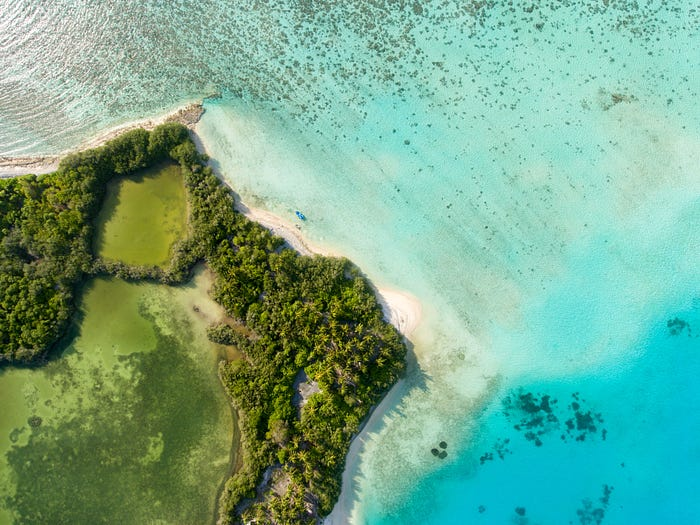
#> input picture images/beach_img.jpg, 700 x 525 px
$ jupyter execute --allow-errors lab01-2_clustering_solutions_YOURSMITHLOGIN.ipynb
#> lines starting #> are read from the running program, lines starting #| are printed output that depends on the picture
# Lab 01-2 - $k$-means clustering

**Directions**:
* Record your responses to all embedded questions in this Jupyter Notebook
* In the top-right corner of the notebook, click **Select Kernel**. Choose **Python Environments...**, then select the Anaconda `base` environment (it should be listed automatically since Anaconda was installed in Step 2).
* Run the first code cell (click the ▶ play button to its left, or press `Shift+Enter`). VS Code may prompt you to install the `ipykernel` package the first time — click **Install** and wait for it to finish.
* Continue running cells top to bottom with `Shift+Enter` to work through the lab.
* You can add code and markdown cells just like you would for `.Rmd` and `.qmd` files by clicking the appropriate button in the menu above.

[cell 1]
import numpy as np
import matplotlib.pyplot as plt

## Part 1 - $k$-means clustering

$k$-means clustering, along with many other machine learning tools that we'll make extensive use of, is implemented in the `sklearn` or "scikit-learn" library:

[cell 2]
import sklearn
from sklearn.cluster import KMeans # Import k-means function
import warnings
warnings.filterwarnings("ignore") ## We will turn off warnings since k-means will warn about future changes

This portion of the lab will explore $k$-means clustering and related concepts on two simulated data sets that exhibit very different patterns:

[cell 3]
## Datasets module
from sklearn import datasets

## Dataset #1 - "moons"
moons = datasets.make_moons(n_samples=500, noise=0.11, random_state=8)
moons_X = moons[0]         # features to use in clustering
moons_labels = moons[1]    # true cluster identities

## Visualization
plt.scatter(moons_X[:,0], moons_X[:,1], c =moons_labels)
plt.show()
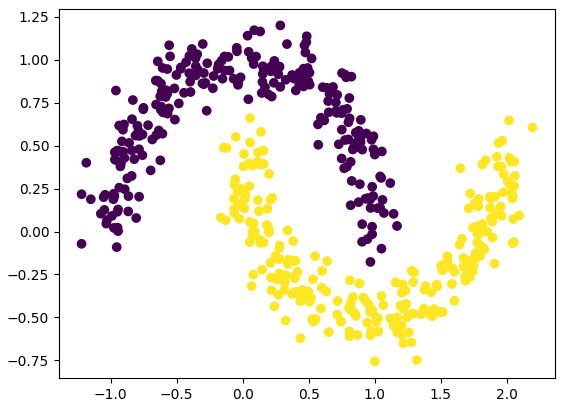
#> figure drawn by matplotlib, 1 panel

[cell 4]
## Dataset #2 - "blobs"
blobs = datasets.make_blobs(n_samples=500, cluster_std=2, random_state=8)
blobs_X = blobs[0]         # features to use in clustering
blobs_labels = blobs[1]    # true cluster identities

plt.scatter(blobs_X[:,0], blobs_X[:,1], c = blobs_labels)
plt.show()
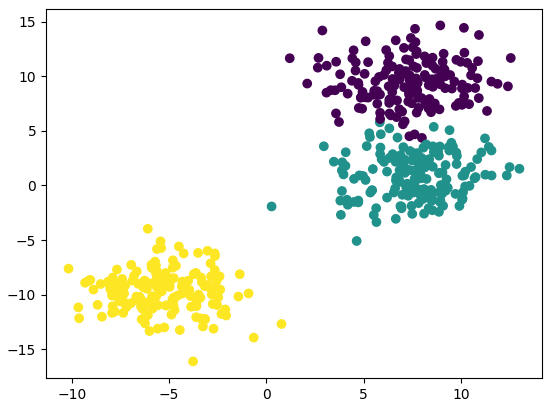
#> figure drawn by matplotlib, 1 panel

### Preprocessing

In most applications the data you receive are not immediately ready to be input directly into machine learning algorithms. Instead, additional steps known as *preprocessing* are typically applied before machine algorithms are used.

Because $k$-means clustering relies upon distances between data-points and cluster prototypes, the unit scale of each feature is influential.

- Humans know that heights of 70 inches vs. 58 inches (12 inches apart) and 6 ft vs. 5 (1 foot apart) are equally far from each other
- In the $k$-means algorithm, without standardization, a variable expressed in inches will exert more influence than an identical variable expressed in feet.
- An easy way to equalize the influence of features with different scales is to standardize them via the `StandardScaler()` function in `sklearn`, which applies a $Z$-score transformation to each feature:

[cell 5]
from sklearn.preprocessing import StandardScaler
moons_XS = StandardScaler().fit_transform(moons_X) # use the fit_transform method of a newly instantiated StandardScaler object

## Plot the standardized features, notice the subtle change in the x/y axes
plt.scatter(moons_XS[:,0], moons_XS[:,1], c =moons_labels)
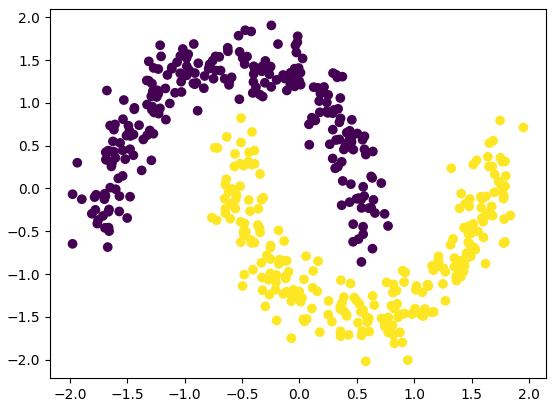
#> figure drawn by matplotlib, 1 panel

### Choosing $k$

The $k$-means algorithm requires $k$ be pre-specified. A simple strategy to help select an appropriate number of clusters is to search over a range of possible values of $k$ to find the point where the rate of improvement in the clustering objective function begins to diminish. You should note that the objective function will always improve as $k$ increases, so we are not looking for a minimum. Instead, we are looking for an inflection point or "elbow" in the curve produced by the loop given below.

Also note that since the initial location of the $k$ cluster centers are random, we set `random_state=8` random number generator seed value for reproducible randomness.

[cell 6]
## Loop through choices of k ranging from 2 to 10
scores = []
for k in range(2, 11):
    kmeans = KMeans(n_clusters=k, random_state=8)
    kmeans.fit(moons_XS)
    scores.append(kmeans.inertia_)

## Visualize
plt.plot(range(2, 11), scores, marker='o')
plt.xlabel("k")
plt.ylabel("Objective")
plt.show()
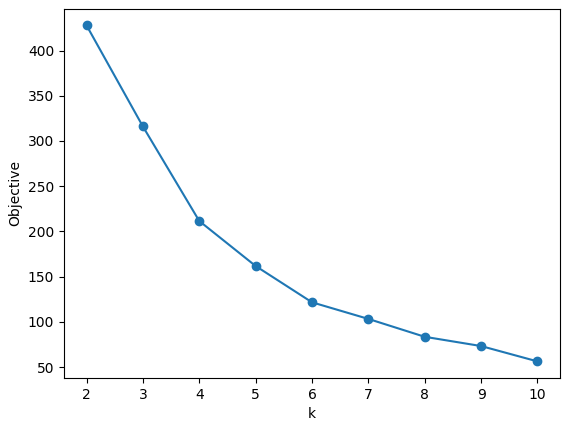
#> figure drawn by matplotlib, 1 panel

For the `moons` data we see that this curve shows an inflection point (or elbow) around $k=4$ or $k=5$, suggesting we use that many clusters in our final analysis of these data.

### Evaluating cluster fit

**Silhouette scores** provide a method for validating clustering performance. Recall that each data-point's silhouette is a ratio of its difference in mean pairwise distance between points in the nearest neighboring clustering and its mean pairwise distance between points in assigned cluster divided by the larger of these two means.

A silhouette score approaching +1 indicates that a data-point is substantially closer to the data in its assigned cluster than it is to data in the neighboring clustering, a silhouette score of 0 indicates it is equally close, and a negative silhouette score indicates the point is on average closer to the members of a different cluster than the one it was assigned to.

The *mean silhouette score* across all data-points can be used to summarize the clustering performance of your chosen algorithm. To calculate silhouette scores we can use the `silhouette score()` function in the `metrics` module of `sklearn`:

[cell 7]
from sklearn.metrics import silhouette_score
my_clusters = KMeans(n_clusters=4, random_state=8)   # init the k-means object

## Calculate silhouette scores
my_sils = silhouette_score(moons_XS, my_clusters.fit_predict(moons_XS))

## Mean sil score
np.average(my_sils)

An average silhouette score of 0.42 indicates modest to weak performance. In generally, average silhouette scores between 0.25 and 0.5 indicate weak but potentially meaningful clustering, averages between 0.5 and 0.7 indicate moderate to strong clustering, and values above 0.7 indicate excellent performance.  The weak performance of $k$-means for these data should be apparent when graphing the clustering results for $k=4$:

[cell 8]
plt.scatter(moons_XS[:,0], moons_XS[:,1], c =my_clusters.predict(moons_XS))
plt.show()
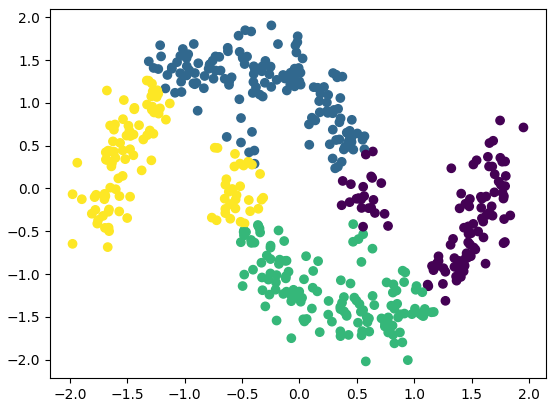
#> figure drawn by matplotlib, 1 panel

Before moving on to answer the question that appears below, I encourage you to skim over the [KMeans documentation](https://scikit-learn.org/stable/modules/generated/sklearn.cluster.KMeans.html) provided by `sklearn`.  Here you can find information not covered in this lab, such as how to find the coordinates of the cluster prototypes or change the $k$-means initialization algorithm that is being used.

**Question 1**: Earlier in this section we introduced a second simulated data set named `blobs`. Using this data set, perform a clustering analysis that includes the following steps:

- a) Proper pre-processing of the data to account for possible differences in scaling.
- b) Appropriate selection of $k$.
- c) Use of Silhouette scores to evaluate clustering fit.
- d) Visualization of the final clustering results.

In addition to providing code that accomplishes each step, provide a 3-4 sentence written summary of your methods and results using a professional scientific tone and an appropriate level of detail. In your summary you should clearly summarize the steps you used and how you interpret the success of the method.

[cell 9]
# Solution code for Q1.a)
# Standardize the blobs features to account for differences in scaling
blobs_XS = StandardScaler().fit_transform(blobs_X)
plt.scatter(blobs_XS[:, 0], blobs_XS[:, 1], c=blobs_labels)
plt.show()
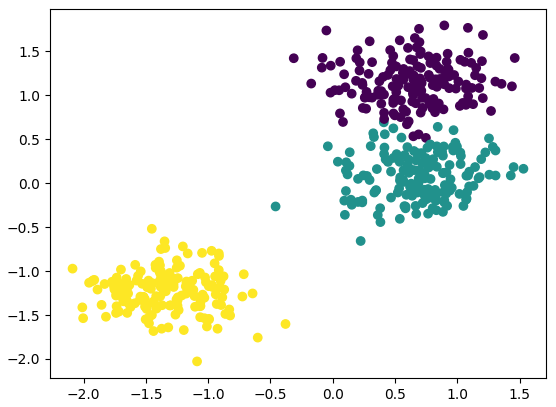
#> figure drawn by matplotlib, 1 panel

[cell 10]
# Solution code for Q1.b)
# Loop through choices of k ranging from 2 to 10
scores = []
for k in range(2, 11):
    kmeans = KMeans(n_clusters=k, random_state=8)
    kmeans.fit(blobs_XS)
    scores.append(kmeans.inertia_)

plt.plot(range(2, 11), scores, marker='o')
plt.xlabel('k')
plt.ylabel('Objective')
plt.show()
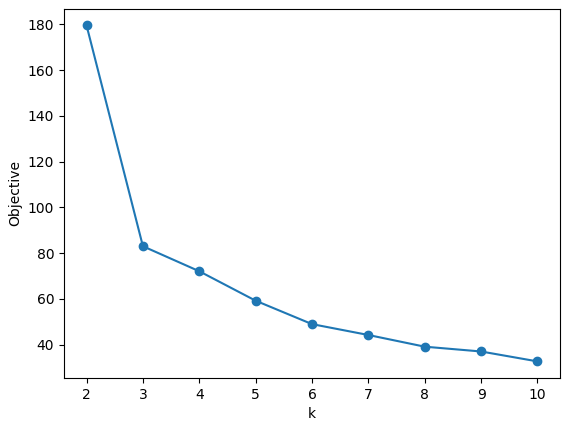
#> figure drawn by matplotlib, 1 panel

[cell 11]
# Solution code for Q1.c)
# The elbow plot above bends sharply at k = 3, so we use that many clusters
blobs_clusters = KMeans(n_clusters=3, random_state=8)
blobs_sils = silhouette_score(blobs_XS, blobs_clusters.fit_predict(blobs_XS))
np.average(blobs_sils)

[cell 12]
# Solution code for Q1.d)
plt.scatter(blobs_XS[:, 0], blobs_XS[:, 1], c=blobs_clusters.predict(blobs_XS))
plt.show()
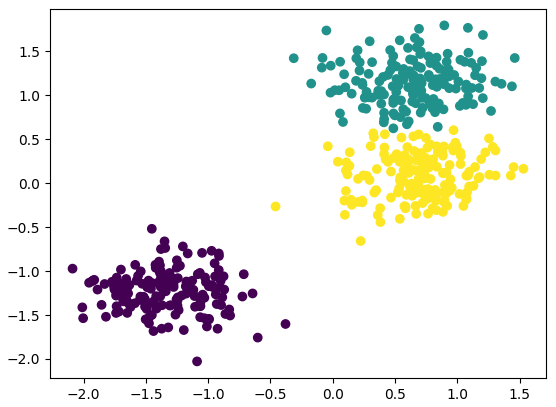
#> figure drawn by matplotlib, 1 panel

**Solution for Q1:** After standardizing the `blobs` features with `StandardScaler`, an elbow plot of the $k$-means objective (inertia) across $k = 2$ to $10$ shows a sharp bend at $k = 3$, after which additional clusters yield only modest reductions in the objective; this matches the three centers used to simulate the data. Fitting $k$-means with $k = 3$ on the standardized features produced a mean silhouette score of approximately 0.63, which falls in the moderate-to-strong range and indicates that points are, on average, noticeably closer to their assigned cluster than to the nearest neighboring cluster. A scatterplot of the resulting cluster assignments shows three compact, well-separated groups that closely track the true cluster structure of the simulated data. Overall, $k$-means performs considerably better on `blobs` than it did on `moons`, since the `blobs` clusters are roughly spherical and well-separated — precisely the geometry $k$-means is designed to recover.

## Part 2 - Application of $k$-means - image segmentation

Image segmentation is the process of dividing an image into collections of pixels that are labeled by "masks". There are many approaches to image segmentation, but for a variety of applications simple $k$-means clustering can work surprisingly well.

The code below reads an image from the web and then displays it using functions contained in the `skimage` library:

[cell 13]
from skimage import io
my_img = io.imread("../images/beach_img.jpg") # ../ means go one directory up
#> my_img is the input picture: shape (525, 700, 3); mean R, G, B 116.8, 168.8, 140.7
io.imshow(my_img)
io.show()

To begin, you should notice that the image is stored in a 3-d array:

[cell 14]
my_img.shape
#> Out = (525, 700, 3)

The first two dimensions of this array define a pixel location, while the third dimension define a pixel's the color channel values under the [RGB color model](https://en.wikipedia.org/wiki/RGB_color_model). Thus, each element in the array is a pixel intensity in the respective color channel, with values ranging from 0 to 255.

To apply $k$-means clustering we'll need to reshape the image into a 2-d array where the first axis of the array (ie: rows) represents the pixel and the second axis (ie: columns) represents the color channel.  This is because we'd like to cluster all pixels, regardless of their location, based upon their color intensities.

The code below accomplishes this using `reshape()`:

[cell 15]
my_img_2d = my_img.reshape(my_img.shape[0]*my_img.shape[1], my_img.shape[2])

While we'll rely upon the data to guide our choice of $k$ in many clustering applications, in image segmentation we might choose $k$ ourselves using domain-specific knowledge and goals.

For example, we might choose $k=2$ if our goal is to separate water from land:

[cell 16]
kmeans_fit = KMeans(n_clusters=2, random_state=10, n_init=10).fit(my_img_2d)
plt.imshow(kmeans_fit.labels_.reshape(525,700).astype(int), cmap='gray')
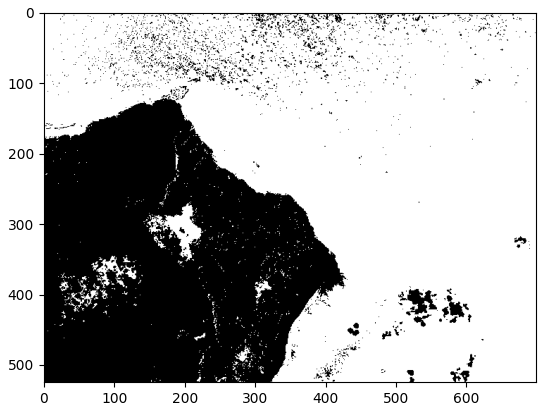
#> figure drawn by matplotlib, 1 panel

Alternatively, we can see that choosing $k=3$ will further segment the water to label a shallower sandy section and a deep water section.

[cell 17]
from sklearn.cluster import KMeans
kmeans_fit = KMeans(n_clusters=3, random_state=10, n_init=10).fit(my_img_2d)
plt.imshow(kmeans_fit.labels_.reshape(525,700).astype(int), cmap='gray')
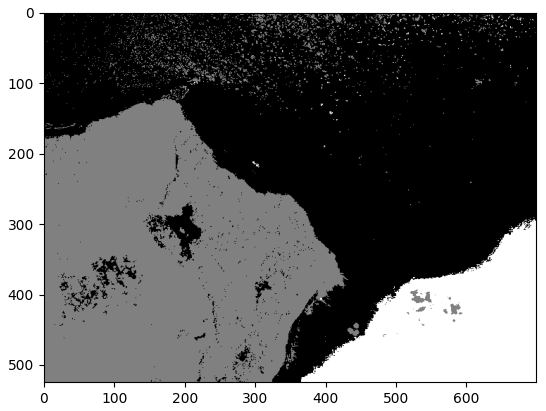
#> figure drawn by matplotlib, 1 panel

While this approach isn't perfect, especially compared to more modern image segmentation approaches, the fact that $k$-means is simple, efficient, and doesn't require extensive training or tuning make it an attractive option.

**Question 2**: The aim of this question is for you to perform your own image segmentation using $k$-means and practice describing your methodology and results using an appropriate scientific tone. To receive full credit, your submitted response must include the following steps:

1. Locate an image on the web (or anywhere else) that you believe is appropriate for segmentation. You are welcome to try an image from the "cats" data folder that was provided in the lab section on looping.
2. Read your chosen image into Python (either directly from the web or from a local directory).
3. Use $k$-means clustering with a meaningful choice of $k$ to segment the image. Pay careful attention to the color channels in your image, as not every image you find on the web will be stored using the RGB color model.
4. Report your methods and results in a short paragraph (at least 4 sentences, written in a scientific tone). Your paragraph should explicitly address:
   - Why you chose your particular value of $k$ (e.g., domain knowledge about how many segments you expected, or an elbow/silhouette analysis).
   - What visual feature(s) — color, texture, brightness — the clustering appears to be grouping pixels by.
   - Whether each resulting segment corresponds to a semantically meaningful region of the image (e.g., "sky," "water," "fur"), or whether the segmentation mixes unrelated regions together.
   - One limitation of applying $k$-means specifically (as opposed to a more modern segmentation method) to your chosen image.

   Include visuals of both the original and segmented images to support your discussion.

#> (a cell that did not finish here is left out)

[cell 19]
# Solution code for Q2
print(my_img.shape)  # (height, width, 3) -- a standard RGB image
#| (525, 700, 3)
